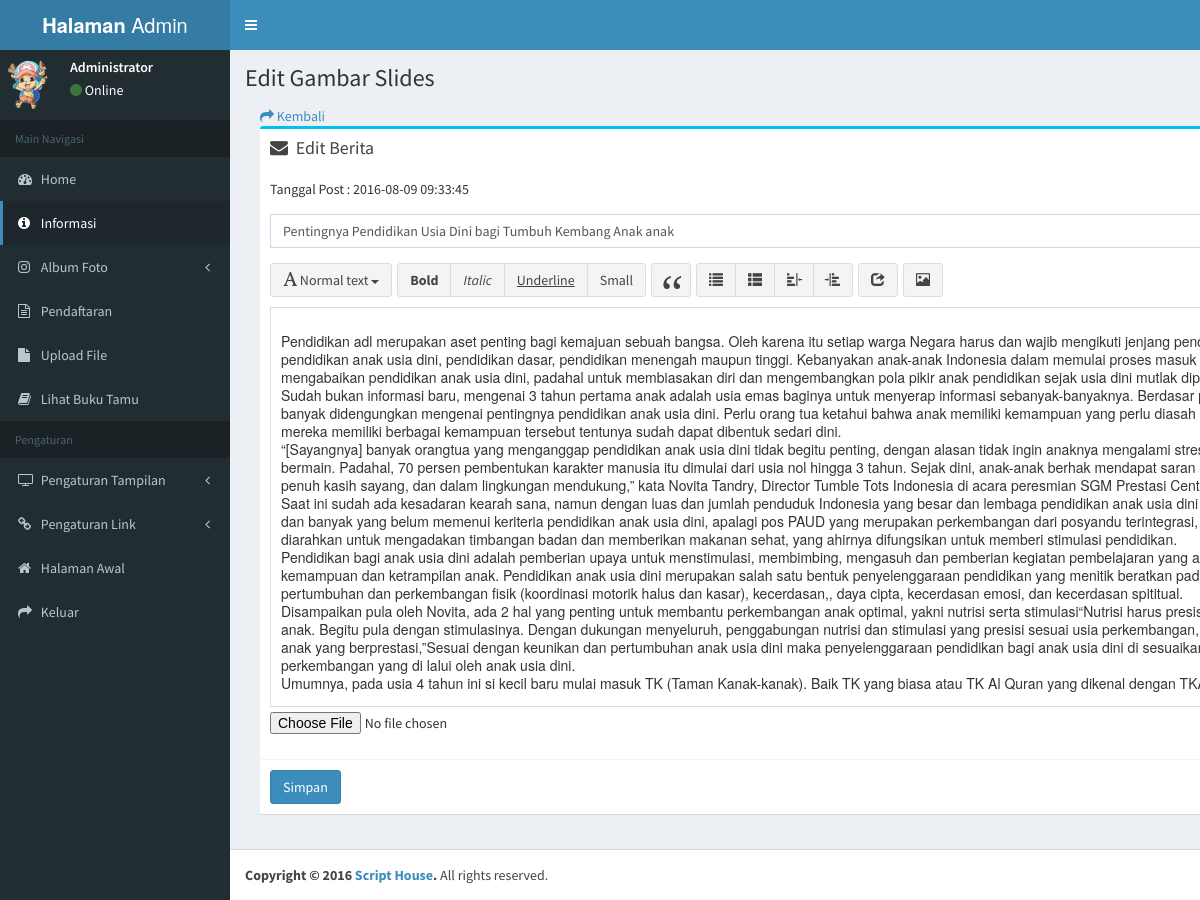
The page /adminpanel/ganti_berita.php?beritaid=10 (signed in) on the database its author committed.
### tables this page shows
CREATE TABLE `berita` (
  `judul` varchar(100) DEFAULT NULL,
  `tanggal` datetime NOT NULL DEFAULT '0000-00-00 00:00:00',
  `desk` text,
  `gambar` text,
  `beritaid` int(11) NOT NULL AUTO_INCREMENT,
  PRIMARY KEY (`beritaid`)
);

### adminpanel/ganti_berita.php (the view, shortened to what this page needs)
<?php
include "cek.php";
?>
<?php
$beritaid = $_GET['beritaid'];
$query = "SELECT * FROM berita WHERE beritaid='$beritaid'";
$hasil = mysqli_query($conn, $query);
$data = mysqli_fetch_array($hasil);
$judul = $data['judul'];
$tgl = $data['tanggal'];
?>
<!DOCTYPE html>
<html>
<head>
<?php
include "css.php";
?>
</head>
<body class="hold-transition skin-blue sidebar-mini">
<div class="wrapper">
<?php
include "sidebar.php";
?>
<div class="content-wrapper">
    <section class="content-header">
      <h1>
        Edit Gambar Slides
      </h1>
    </section>
    <section class="content">
		<div class="container">
		<a href="berita.php">
            <i class="fa fa-share"></i> <span>Kembali</span>
          </a> <br>
          <div class="box box-info">
            <div class="box-header">
              <i class="fa fa-envelope"></i>
              <h3 class="box-title">Edit Berita</h3>
            </div>
			<form action="" method="POST" name="input" enctype="multipart/form-data">
            <div class="box-body">
                <div class="form-group">
                  Tanggal Post : <?php echo$tgl?>
                </div>
                <div class="form-group">
                  <input type="text" class="form-control" name="judul" value="<?php echo$judul?>" required >
                </div>
                <div>
                </div>
				<div class="form-group" required >
                  <input type="file" name="foto">
                </div>
            </div>
            <div class="box-footer clearfix">
			<button type="submit" name="Edit" class="btn btn-primary"> Simpan </button>
            </div>
			</form>
          </div>
		</div>
    </section>
  </div>
  <footer class="main-footer">
    <strong>Copyright &copy; 2016 <a href="http://scripthouse.co.id">Script House</a>.</strong> All rights
    reserved.
  </footer>
</div>
</body>
</html>

### rows shown on the page
berita: tanggal "2016-08-09 09:33:45", judul "Pentingnya Pendidikan Usia Dini bagi Tumbuh Kembang Anak anak"
